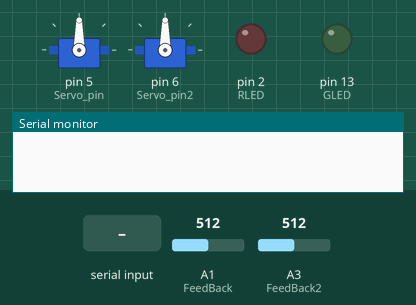
A sketch run on a simulated Arduino Uno, built with avr-gcc and run on an emulated ATmega328P. On the bench: 2 × servo, output pins drawn as LEDs (lit = HIGH), the last lines printed to the serial monitor. Inputs (shaded band) come from the test bench; at power-on: A1 (FeedBack) = 512, A3 (FeedBack2) = 512.

Above: at 2.2 s.
2.3 s: "Y" received over Serial
At 4.1 s:
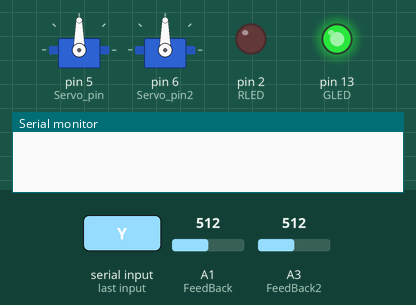
4.8 s: "y" received over Serial
At 5.6 s:
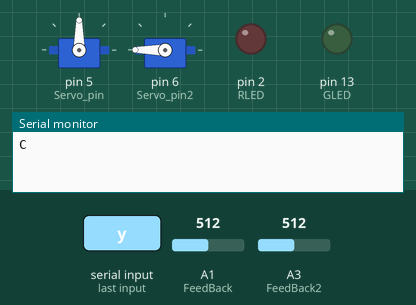
7.3 s: "R" received over Serial
At 8.0 s:
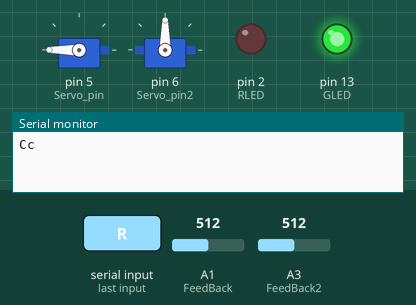
8.8 s: "r" received over Serial
At 9.2 s:
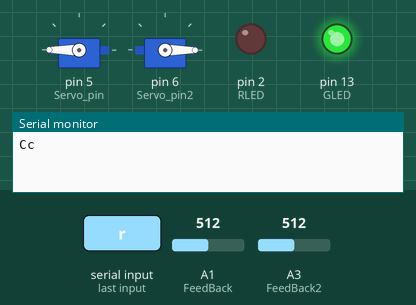
10.3 s: "N" received over Serial
At 11.5 s:
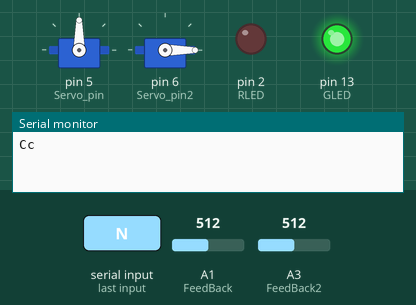
11.8 s: "n" received over Serial
At 12.7 s:
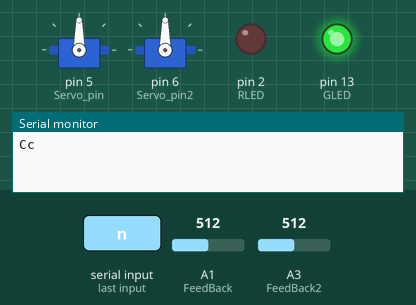
Timing chart, 0 to 14.3 s (numbered marks = the images above; inputs shaded):
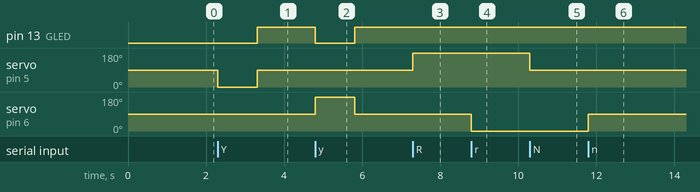

The sketch:

Sandtimer_onoffrest.ino
```cpp
#include <Servo.h>
#define Servo_pin 5 // self
#define FeedBack A1 // self
#define Servo_pin2 6 // other's
#define FeedBack2 A3 // other's

#define GLED 13
#define Gnd 3
#define RLED 2
#define ON 0
#define ON2 180
#define OFF 90
#define OFF2 90
#define RESET 180
#define RESET2 0
#define TURN 180
#define TURN2 680
#define RESET_TIME 5000

Servo myservo;
Servo myservo2;
//int feedback = analogRead(FeedBack);
int reset_time = 0, reset_time2 = 0;
int pos = 0, pos2 = 0;
char input;
boolean sand_timer_on = false, sand_timer_on2 = false;

void setup()
{
  Serial.begin(9600);

  // set servo to OFF
  myservo.attach(Servo_pin);
  myservo2.attach(Servo_pin2);
  // back to 0
  for (int i=0;i<100;i++){
    myservo.write(OFF);
    myservo2.write(OFF2);
    delay(10);
  }
  myservo.detach();
  myservo2.detach();
//  Serial.print("start at: ");
//  Serial.println(analogRead(FeedBack)); //449
//  Serial.println(analogRead(FeedBack2)); //449

  // LED
//  Serial.print("\r\nStart");
  pinMode(GLED, OUTPUT);
  digitalWrite(GLED,LOW);
  pinMode(RLED, OUTPUT);
  digitalWrite(RLED,LOW);
  pinMode(Gnd, OUTPUT);
  digitalWrite(Gnd,LOW);
}

void loop() {
  // turn servo based on feedback from facebook
  if (Serial.available() > 0) {
    input = Serial.read();
//    Serial.println(input);
    // close facebook --> turn off sand timer
    if (input == 'N' || input == 'C') {
      sand_timer_on = false;
      myservo.attach(Servo_pin); // attach the servo
      for (int i=0;i<100;i++){
        digitalWrite(GLED, HIGH);
        myservo.write(OFF);
        delay(10);
      }
      myservo.detach(); // detach the servo, so you can turn it by hand
//      Serial.print("off position: ");
//      Serial.println(analogRead(FeedBack)); //449
    }

    if (input == 'n' || input == 'c') {
      sand_timer_on2 = false;
      myservo2.attach(Servo_pin2); // attach the servo
      for (int i=0;i<100;i++){
        digitalWrite(GLED, HIGH);
        myservo2.write(OFF2);
        delay(10);
      }
      myservo2.detach(); // detach the servo, so you can turn it by hand
//      Serial.print("off position: ");
//      Serial.println(analogRead(FeedBack2)); //449
    }


    // open facebook --> turn on sand timer
    if (input == 'Y') {
      sand_timer_on = true;
      myservo.attach(Servo_pin);
      for (int i=0;i<100;i++){
        digitalWrite(GLED, LOW);
        myservo.write(ON);
        delay(10);
      }
      myservo.detach();
//      Serial.print("on position: ");
//      Serial.println(analogRead(FeedBack)); //161
    }

    if (input == 'y') {
      sand_timer_on2 = true;
      myservo2.attach(Servo_pin2);
      for (int i=0;i<100;i++){
        digitalWrite(GLED, LOW);
        myservo2.write(ON2);
        delay(10);
      }
      myservo2.detach();
//      Serial.print("on position: ");
//      Serial.println(analogRead(FeedBack2)); //161
    }

    // new day --> reset sand timer
    if (input == 'R') {
      sand_timer_on = false;
      myservo.attach(Servo_pin);
      for (int i=0;i<100;i++){
        digitalWrite(RLED, LOW);
        digitalWrite(GLED, HIGH);
        myservo.write(RESET);
        delay(10);
      }
      myservo.detach();
      reset_time = millis();
    }

    if (input == 'r') {
      sand_timer_on2 = false;
      myservo2.attach(Servo_pin2);
      for (int i=0;i<100;i++){
        digitalWrite(RLED, LOW);
        digitalWrite(GLED, HIGH);
        myservo2.write(RESET2);
        delay(10);
      }
      myservo2.detach();
      reset_time2 = millis();
    }
  }
  // turn the sand timer by hand
  pos = analogRead(FeedBack);
  if(sand_timer_on && pos > TURN){
    sand_timer_on = false;
    myservo.attach(Servo_pin);
    for (int i=0;i<100;i++){
      digitalWrite(GLED, HIGH);
      myservo.write(OFF);
      delay(10);
    }
    myservo.detach();
    Serial.print("C"); // send B to processing
//    Serial.print("turn by hand position: ");
//    Serial.println(analogRead(FeedBack)); //449
  }

  pos2 = analogRead(FeedBack2);
  if(sand_timer_on2 && pos2 < TURN2){
    sand_timer_on2 = false;
    myservo2.attach(Servo_pin2);
    for (int i=0;i<100;i++){
      digitalWrite(GLED, HIGH);
      myservo2.write(OFF2);
      delay(10);
    }
    myservo2.detach();
    Serial.print("c"); // send B to processing
//    Serial.print("turn by hand position: ");
//    Serial.println(analogRead(FeedBack2)); //449
  }

  // return the reset timer
  if( reset_time !=0 && (millis() - reset_time > RESET_TIME)){
    reset_time = 0;
    myservo.attach(Servo_pin);
    for (int i=0;i<100;i++){
      digitalWrite(RLED, LOW);
      digitalWrite(GLED, HIGH);
      myservo.write(OFF);
      delay(10);
    }
    myservo.detach();
//    Serial.print("reset position: ");
//    Serial.println(analogRead(FeedBack)); //449
  }

  if( reset_time2 !=0 && (millis() - reset_time2 > RESET_TIME)){
    reset_time2 = 0;
    myservo2.attach(Servo_pin2);
    for (int i=0;i<100;i++){
      digitalWrite(RLED, LOW);
      digitalWrite(GLED, HIGH);
      myservo2.write(OFF2);
      delay(10);
    }
    myservo2.detach();
//    Serial.print("reset position: ");
//    Serial.println(analogRead(FeedBack2)); //449
  }
}
```

Measured:
- after the input at 2.3 s, pin 13 (GLED): LOW → HIGH after 1.0 s; servo on pin 5 (Servo_pin): 90° → 0° at once, → 90° 1.0 s later
- after the input at 4.8 s, pin 13 (GLED): HIGH → LOW at once, → HIGH 1.0 s later; servo on pin 6 (Servo_pin2): 90° → 180° at once, → 90° 1.0 s later
- after the input at 7.3 s, servo on pin 5 (Servo_pin): 90° → 180° at once
- after the input at 8.8 s, servo on pin 6 (Servo_pin2): 90° → 0° at once
- after the input at 10.3 s, servo on pin 5 (Servo_pin): 180° → 90° at once
- after the input at 11.8 s, servo on pin 6 (Servo_pin2): 0° → 90° at once
